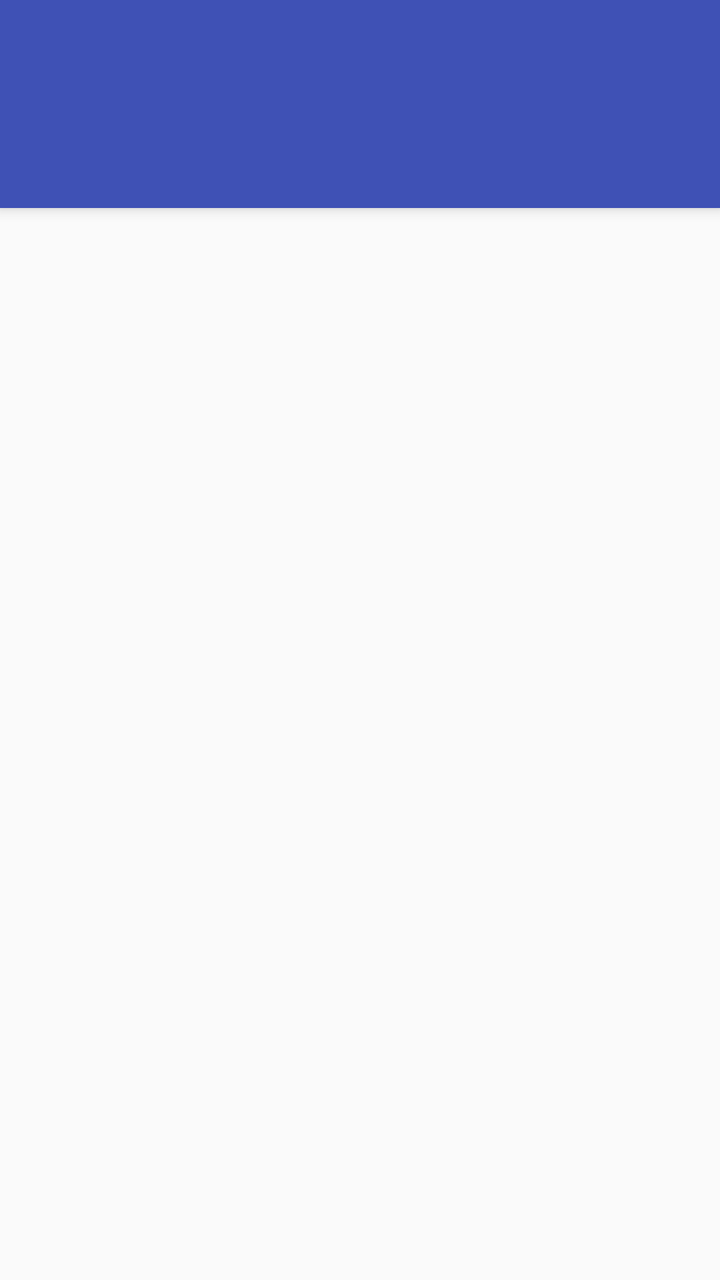
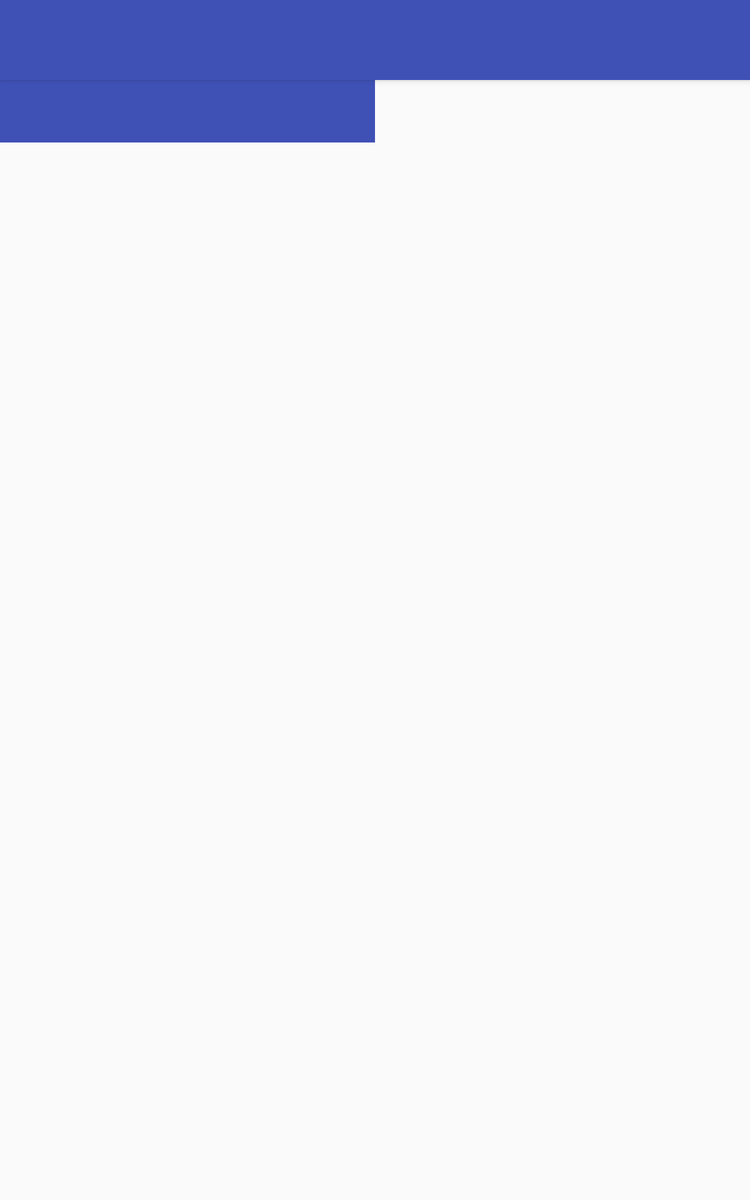

Compare how this app lays out the same screen by default and in its alternative resource folder. The renders come first, then the two layout files and the values they reference.
<!-- AndroidManifest.xml: application theme AppTheme -->
<!-- res/layout/activity_main.xml -->
<android.support.design.widget.CoordinatorLayout
    xmlns:android="http://schemas.android.com/apk/res/android"
    xmlns:app="http://schemas.android.com/apk/res-auto"
    android:layout_width="match_parent"
    android:layout_height="match_parent">

    <android.support.v4.view.ViewPager
        android:id="@+id/viewpager"
        android:layout_width="match_parent"
        android:layout_height="match_parent"
        app:layout_behavior="@string/appbar_scrolling_view_behavior"  />

    <android.support.design.widget.AppBarLayout
        android:layout_width="match_parent"
        android:layout_height="wrap_content"
        android:theme="@style/ThemeOverlay.AppCompat.Dark.ActionBar">

        <android.support.v7.widget.Toolbar
            android:id="@+id/toolbar_view"
            android:layout_width="match_parent"
            android:layout_height="?attr/actionBarSize" />

        <android.support.design.widget.TabLayout
            android:id="@+id/tabs"
            android:layout_width="match_parent"
            android:layout_height="wrap_content" />

    </android.support.design.widget.AppBarLayout>

</android.support.design.widget.CoordinatorLayout>
<!-- resources referenced by this layout -->
<resources>
  <style name="AppTheme" parent="Theme.AppCompat.DayNight.NoActionBar">
          
          <item name="colorPrimary">@color/colorPrimary</item>
          <item name="colorPrimaryDark">@color/colorPrimaryDark</item>
          <item name="colorAccent">@color/white</item>
      </style>
  <color name="colorPrimary">#3F51B5</color>
  <color name="colorPrimaryDark">#303F9F</color>
  <color name="white">#FFFF</color>
</resources>
<!-- res/layout-sw600dp/activity_main.xml (the author's variant of the layout above) -->
<!-- drawn on a 7-inch tablet held upright -->
<?xml version="1.0" encoding="utf-8"?>
<android.support.design.widget.CoordinatorLayout
    xmlns:android="http://schemas.android.com/apk/res/android"
    xmlns:app="http://schemas.android.com/apk/res-auto"
    android:layout_width="match_parent"
    android:layout_height="match_parent">

    <android.support.design.widget.AppBarLayout
        android:layout_width="match_parent"
        android:layout_height="wrap_content"
        android:theme="@style/ThemeOverlay.AppCompat.Dark.ActionBar">

        <android.support.v7.widget.Toolbar
            android:id="@+id/toolbar_view"
            android:layout_width="match_parent"
            android:layout_height="?attr/actionBarSize" />


    </android.support.design.widget.AppBarLayout>

    <LinearLayout xmlns:android="http://schemas.android.com/apk/res/android"
        xmlns:app="http://schemas.android.com/apk/res-auto"
        android:layout_width="match_parent"
        android:layout_height="match_parent"
        app:layout_behavior="@string/appbar_scrolling_view_behavior"
        android:orientation="horizontal">

        <LinearLayout
            android:layout_width="0dp"
            android:layout_weight="1"
            android:layout_height="match_parent"
            android:orientation="vertical">

            <android.support.design.widget.TabLayout
                android:id="@+id/tabs"
                android:layout_width="match_parent"
                android:background="?attr/colorPrimary"
                android:layout_height="50dp"
                app:tabSelectedTextColor="?android:attr/textColorPrimaryInverseNoDisable" />

            <android.support.v4.view.ViewPager
                android:id="@+id/viewpager"
                android:layout_width="match_parent"
                android:layout_height="match_parent" />

        </LinearLayout>

        <FrameLayout
            android:id="@+id/fragment_detail"
            android:layout_width="0dp"
            android:layout_weight="1"
            android:paddingLeft="5dp"
            android:layout_height="match_parent" />

    </LinearLayout>

</android.support.design.widget.CoordinatorLayout>
